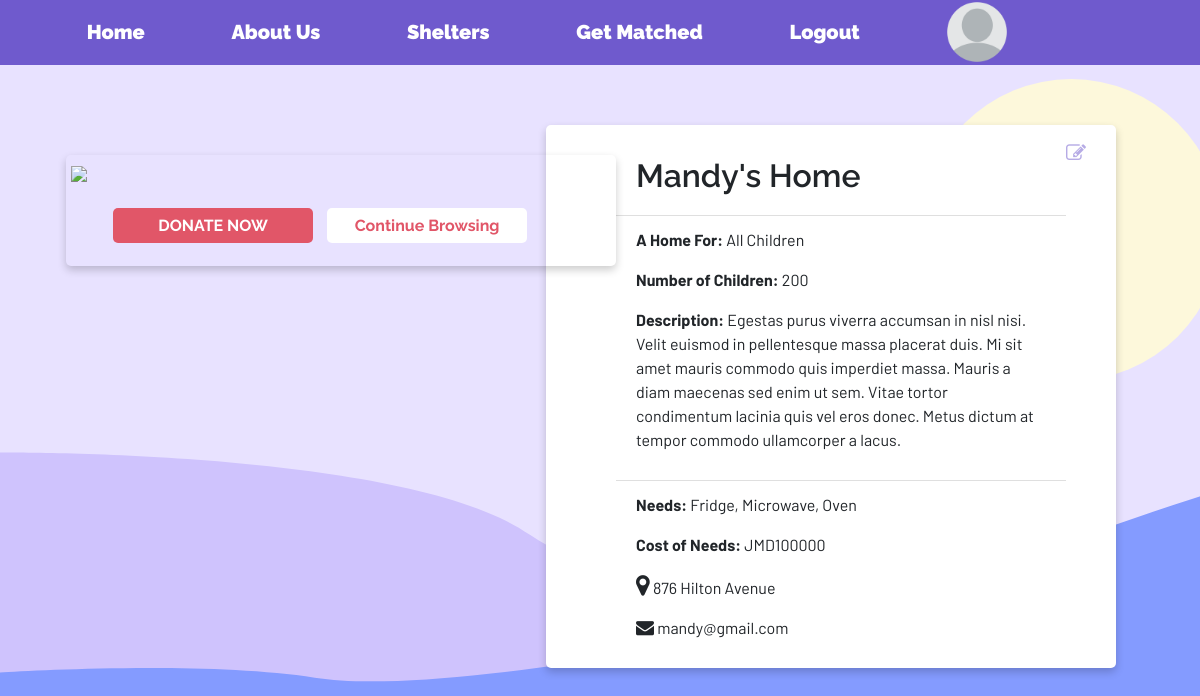
/learn-more/Mandy's Home (signed in), run on the app's committed database.
### website/models.py (models this page shows)
class Home(db.Model):
    id = db.Column(db.Integer, primary_key=True)
    home_name = db.Column(db.String(256))
    home_email = db.Column(db.String(256), unique=True)
    home_password = db.Column(db.String(16))
    home_location = db.Column(db.String(256))
    home_population = db.Column(db.Integer)
    home_specialization = db.Column(db.String(64))
    home_description = db.Column(db.String(512))
    home_needs = db.Column(db.String(512))
    home_needs_cost = db.Column(db.Integer)

### website/views.py (the view)
@views.route('/learn-more/<home_name>')
def shelter_details(home_name):
    shelter_details = Home.query.filter(Home.home_name==home_name).first()
    return render_template("shelter_details.html", user=current_user, shelter_details=shelter_details, home_name=home_name)

### website/__init__.py (called while the page is built)
def create_app():
    app = Flask(__name__)
    app.config['SECRET_KEY'] = 'changethislater' #encrypting session data
    app.config['SQLALCHEMY_DATABASE_URI'] = f"sqlite:///{DB_NAME}" #location of database
    db.init_app(app)
    from .views import views
    from .auth import auth
    app.register_blueprint(views, url_prefix='/')
    app.register_blueprint(auth, url_prefix='/')
    from .models import User
    create_database(app)
    login_manager = LoginManager()
    login_manager.login_view = "views.home"
    login_manager.init_app(app)
    @login_manager.user_loader
    def load_user(id):
        return User.query.get(int(id))
    return app

### website/templates/shelter_details.html (shortened to what this page needs)
{% extends "base.html" %}
{% block content%}
<body background="{{ url_for('static', filename='shelter_bg.png') }}">
<div class="container" style="box-shadow: 0 4px 8px 0 rgba(0,0,0,0.2); transition: 0.3s; border-radius: 5px; width: 550px; float: left; margin-left: 5.5vw; padding: 5px; margin-top: 2.5vw;">
    <img src="{{ url_for('static', filename='example.jpg') }}" style="max-width: 100%; max-height: 100%;">
    <br><br>
    <div style="font-family: 'Raleway', sans-serif; margin-left: 3.5vw; margin-bottom: 1.5vw;">
        <button style="margin-right: 10px; width:200px; height: 35px; border-radius: 5px; background-color: #E15668;"><a href="#" style="color: white;"><b>DONATE NOW</b></a></button>
        <button style="width: 200px; height: 35px; border-radius: 5px; background-color: white;"><a href="/shelters" style="color: #E15668;"><b>Continue Browsing</b></a></button>
    </div>
</div>
<div id="wrapper" class="container" style="background-color: white; width: 570px; margin-top: 5vw; margin-right: 7vw; box-shadow: 0 4px 8px 0 rgba(0,0,0,0.2); transition: 0.3s; border-radius: 5px;">
    <div class="container">
        {% if user.full_name == shelter_details.home_name %}
        <button type="button" class="close" data-dismiss="alert" style="margin-top: 15px; margin-right: 0px;">
            <a href="/chome" style="text-decoration: none; color: #6f5acd;"><i class="fa fa-pencil-square-o" style="font-size: 20px;"></i></a>
        </button>
        {% endif %}
        <ul class="list-group list-group-flush">
            <li class="list-group-item" style="background-color: transparent !important;">
                <h2 style="font-family: 'Raleway', sans-serif; font-weight: 600; padding-top: 20px;">{{ home_name }}</h2>
            </li>
            <li class="list-group-item" style="background-color: transparent !important;">
                <p style="font-family: 'Barlow', sans-serif;"><b>A Home For:</b>   {{ shelter_details.home_specialization }}</p>
                <p style="font-family: 'Barlow', sans-serif;"><b>Number of Children:</b>   {{ shelter_details.home_population }}</p>
                <p style="font-family: 'Barlow', sans-serif;"><b>Description:</b>   {{ shelter_details.home_description }}</p>
            </li>
            <li class="list-group-item" style="background-color: transparent !important;">
                <p style="font-family: 'Barlow', sans-serif;"><b>Needs:</b>   {{ shelter_details.home_needs }}</p>
                <p style="font-family: 'Barlow', sans-serif;"><b>Cost of Needs:</b>   JMD{{ shelter_details.home_needs_cost }}</p>
                <p style="font-family: 'Barlow', sans-serif;"><i class="fa fa-map-marker" style="font-size:24px"></i>   {{ shelter_details.home_location }}</p>
                <p style="font-family: 'Barlow', sans-serif;"><i class="fa fa-envelope" style="font-size:18px"></i>   {{ shelter_details.home_email }}</p>
            </li>
        </ul>
    </div>
</div>
{% endblock %}

### website/static/navstyles.css (style rules this page uses)
* { padding:0px; margin:0px; border:0px; }
li { list-style-type: none; }

### website/static/match.css (style rules this page uses)
* { padding:0px; margin:0px; border:0px; }

### data on the page
Home: home_specialization "All Children", home_population "200", home_description "Egestas purus viverra accumsan in nisl nisi. Velit euismod in pellentesque massa placerat duis. Mi sit amet mauris commodo quis imperdiet massa. Mauris a diam maecenas sed enim ut sem. Vitae tortor condimentum lacinia quis vel eros donec. Metus dictum at tempor commodo ullamcorper a lacus.", home_needs "Fridge, Microwave, Oven", home_needs_cost "100000", home_location "876 Hilton Avenue", home_email "mandy@gmail.com"

### other printed values
{{ home_name }} "Mandy's Home"
